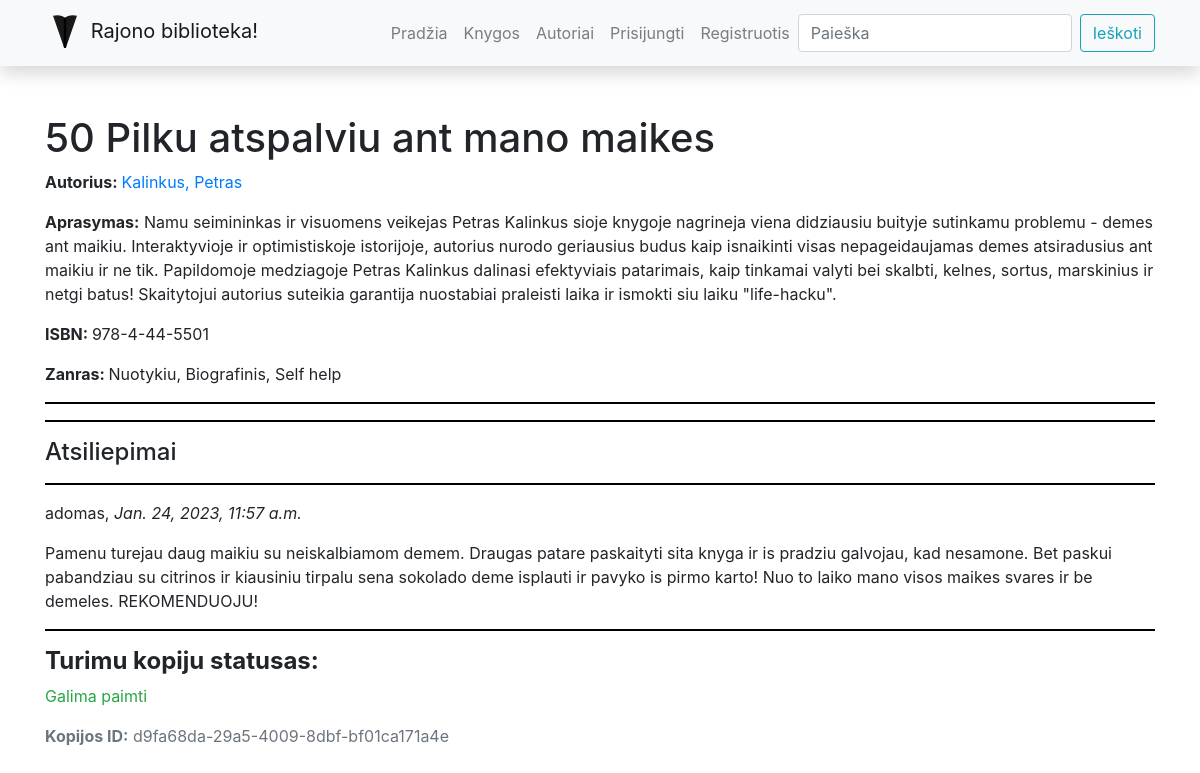
The app's page /library/books/7, older data.
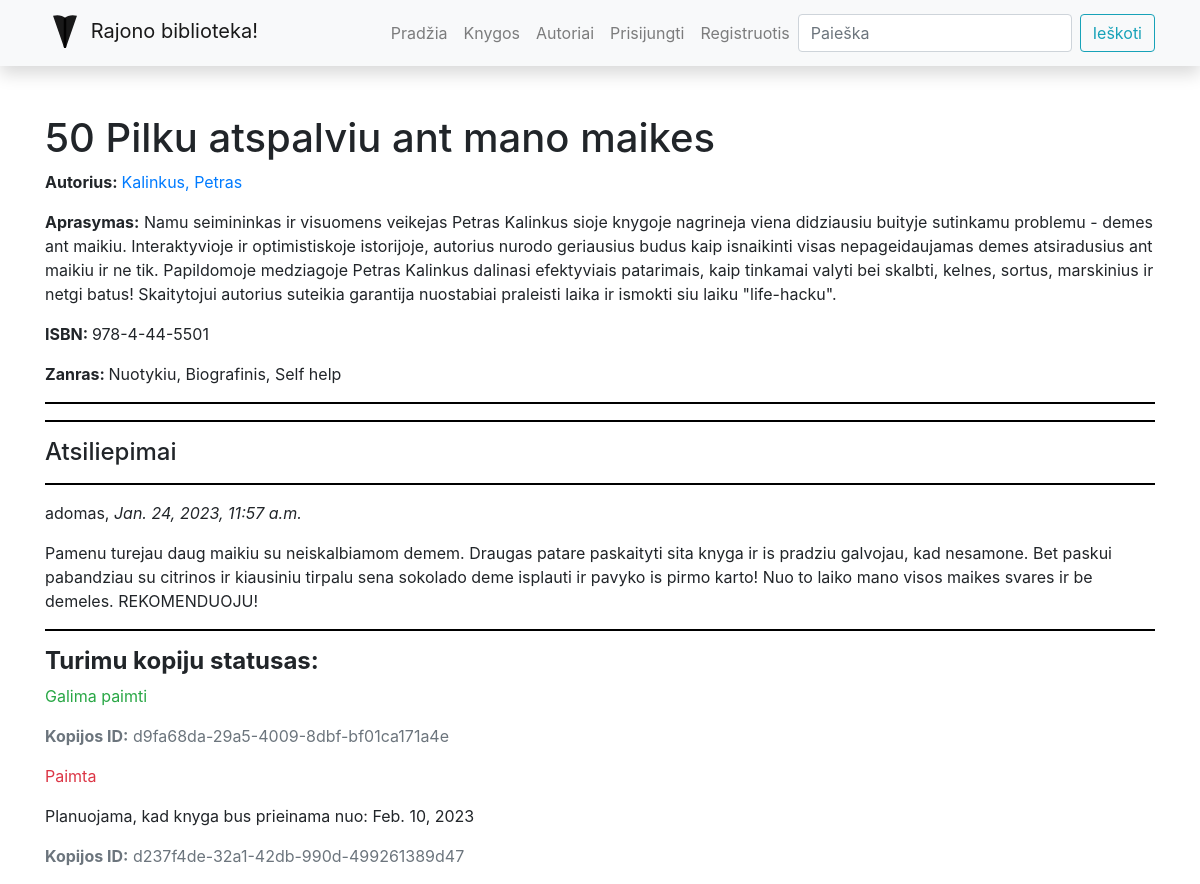
The same page, newer data.
### library/models.py (models this page shows, shortened)
class BookReview(models.Model):
    book = models.ForeignKey('Book', on_delete=models.SET_NULL, null=True, blank=True)
    reviewer = models.ForeignKey(User, on_delete=models.SET_NULL, null=True, blank=True)
    date_created = models.DateTimeField(auto_now_add=True)
    content = models.TextField('Atsiliepimas', max_length=2000)

class BookInstance(models.Model):
    id = models.UUIDField(primary_key=True, default=uuid.uuid4, help_text='Unikalus knygos kopijos ID')
    book = models.ForeignKey('Book', on_delete=models.SET_NULL, null=True)
    due_back = models.DateField('Bus prieinama', null=True, blank=True)
    LOAN_STATUS = (
        ('a', 'Administruojama'),
        ('p', 'Paimta'),
        ('g', 'Galima paimti'),
        ('r', 'Rezervuota')
    )
    status = models.CharField(
        max_length=1,
        choices=LOAN_STATUS,
        blank=True,
        default='a',
        help_text='Status'
    )
    reader = models.ForeignKey(User, on_delete=models.SET_NULL, null=True, blank=True)
    class Meta:
        ordering = ['due_back']

### library/views.py (the view, shortened to what this page needs)
# urls.py: path('books/<int:pk>', views.BookDetailView.as_view(), name='book-detail'),
class BookDetailView(FormMixin, generic.DetailView):
    model = Book  # automatiskai sukuriamas kintamasis Book -> book
    template_name = 'book_detail_styled.html'  # nurodome is kur ims apipavidalinima internete
    form_class = BookReviewForm
    class Meta:
        ordering = ['title']

### library/forms.py
class BookReviewForm(forms.ModelForm):
    class Meta:
        model = BookReview
        fields = ('content', 'book', 'reviewer')
        widgets = {'book': forms.HiddenInput(), 'reviewer': forms.HiddenInput()}

### library/models.py (called while the page is built)
    def __str__(self):
        return self.name

    def __str__(self):
        return f'{self.last_name}, {self.first_name}'

### library/templates/book_detail_styled.html (shortened to what this page needs)
{% extends "base.html" %}
{% block content %}
<h1>{{book.title}}</h1>
<p><b>Autorius: </b><a href="{% url 'author-detail' book.author.id %}"> {{book.author}}</a></p>
<p><b>Aprasymas:</b> {{book.summary}}</p>
<p><b>ISBN: </b>{{book.isbn}}</p>
<p><b>Zanras: </b>{{book.genre.all|join:", "}}</p>
<hr>
<hr>
<h4>Atsiliepimai</h4>
{% if book.bookreview_set.all %}
{% for book_review_obj in book.bookreview_set.all %}
<hr>
<p>{{book_review_obj.reviewer}}, <em>{{book_review_obj.date_created}}</em></p>
<p>{{book_review_obj.content}}</p>
{% endfor %}
{% else %}
<p>Knyga neturi atsiliepimu</p>
{% endif %}
<hr>
<h4><b>Turimu kopiju statusas: </b></h4>
{% for book_inst_obj in book.bookinstance_set.all %}
<p class="{% if book_inst_obj.status == 'g' %}text-success
{% elif book_inst_obj.status == 'p' %}text-danger
{% else %}text-warning
{% endif %}">{{book_inst_obj.get_status_display}}</p>
{% if book_inst_obj.status != 'g'%}
<p>Planuojama, kad knyga bus prieinama nuo: {{book_inst_obj.due_back}}</p>
{% endif %}
<p class="text-muted"><strong>Kopijos ID:</strong> {{book_inst_obj.id}}</p>
{%endfor%}
{% endblock %}

Row changes from the older to the newer data that the page shows:
added BookInstance: status "Paimta", due_back "Feb. 10, 2023", id "d237f4de-32a1-42db-990d-499261389d47"
